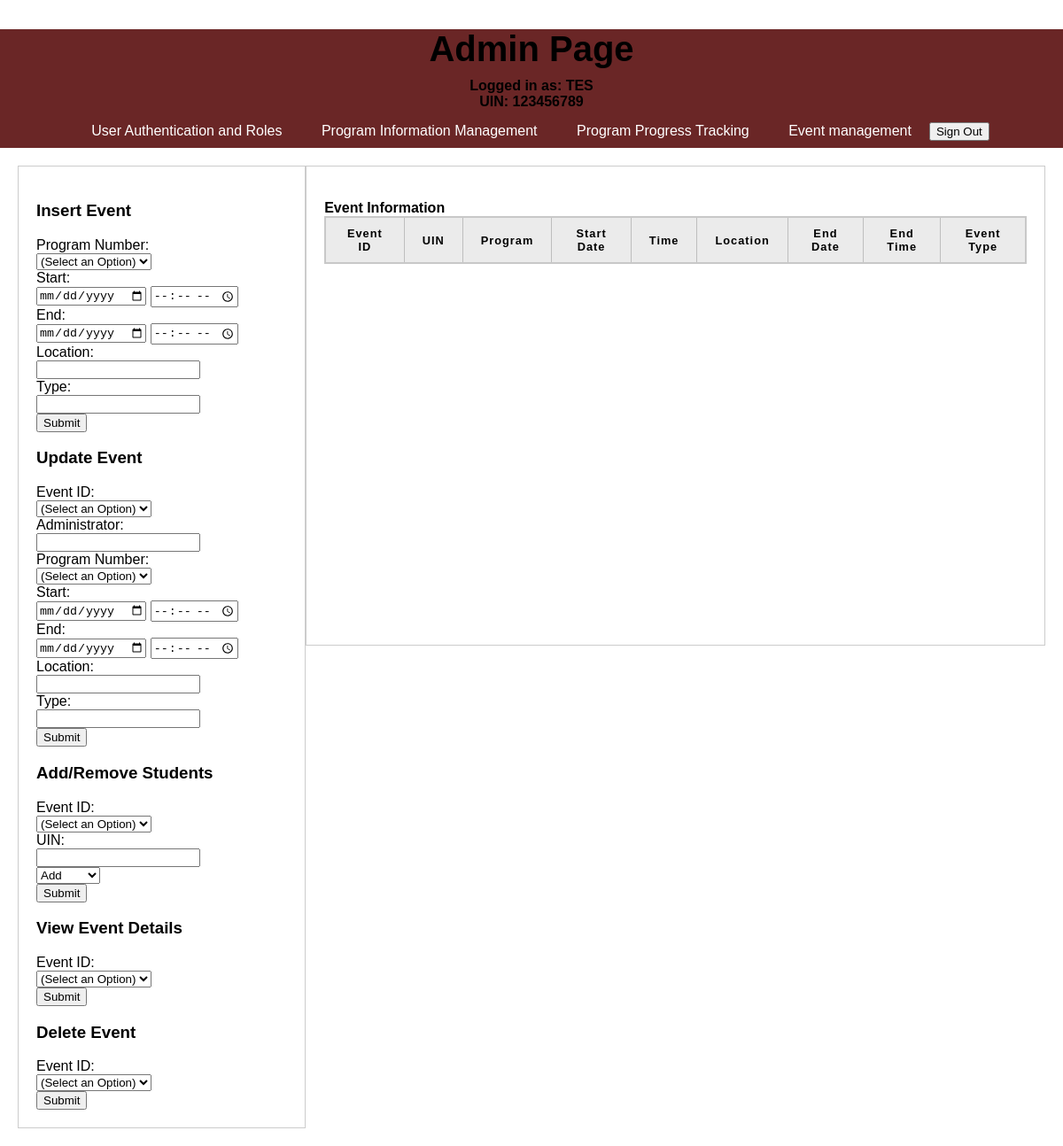
Before: /eventmanager.php (signed in) with the older database file.
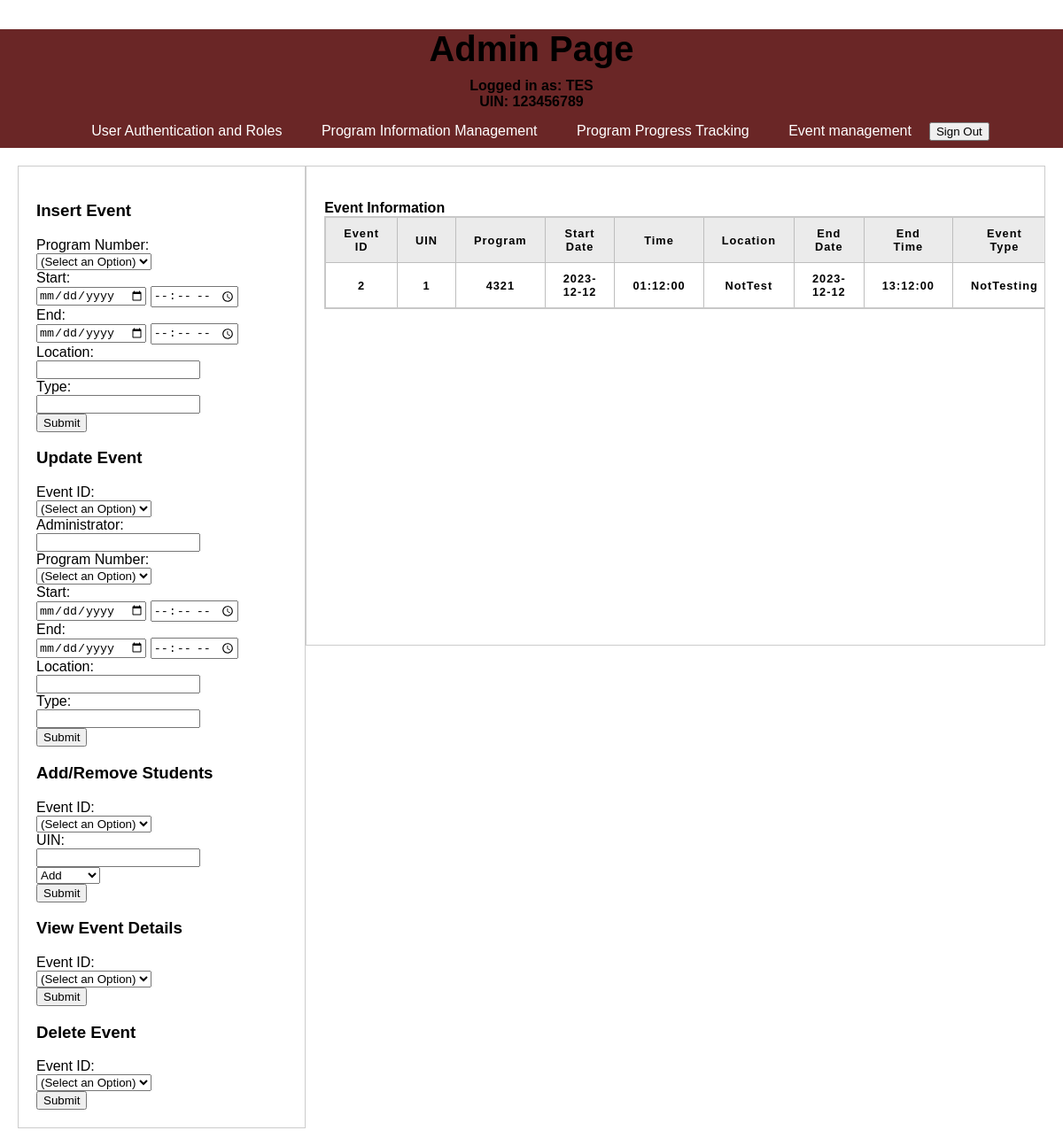
After: the same page with the newer database file.
### tables this page shows
CREATE TABLE `event` (
  `Event_ID` int(11) NOT NULL,
  `UIN` int(11) NOT NULL,
  `Program_Num` int(11) DEFAULT NULL,
  `Start_Date` date DEFAULT NULL,
  `Time` time DEFAULT NULL,
  `Location` varchar(128) DEFAULT NULL,
  `End_Date` date DEFAULT NULL,
  `EndTime` time DEFAULT NULL,
  `Event_Type` varchar(128) DEFAULT NULL
);

### eventmanager.php (the view, shortened to what this page needs)
<?php
  include_once 'header.php';
  include_once 'includes/dbh.inc.php';
?>
<!DOCTYPE html>
<html lang="en">
<head>
</head>
<body>
  <div class="container">
    <div class="column1">
      <h3>Insert Event</h3>
      <form action="includes/eventmanager.inc.php" method="post">
        <label>Program Number:</label><br>
        <?php programSelector($conn); ?><br>
        <label>Start:</label><br>
        <input type="date" id="StartDate" name="StartDate"></input>
        <input type="time" id="StartTime" name="StartTime"></input><br>
        <label>End:</label><br>
        <input type="date" id="EndDate" name="EndDate"></input>
        <input type="time" id="EndTime" name="EndTime"></input><br>
        <label>Location:</label><br>
        <input type="text" id="Location" name="Location"></input><br>
        <label>Type:</label><br>
        <input type="text" id="Type" name="Type"></input><br>
        <button type="insert_event" name="insert_event">Submit</button>
      </form>
      <h3>Update Event</h3>
      <form action="includes/eventmanager.inc.php" method="post">
        <label>Event ID:</label><br>
        <?php columnSelector($conn, "Event_ID", "EventID"); ?><br>
        <label>Administrator:</label><br>
        <input type="number" id="UIN" name="UIN"></input><br>
        <label>Program Number:</label><br>
        <?php programSelector($conn); ?><br>
        <label>Start:</label><br>
        <input type="date" id="StartDate" name="StartDate"></input>
        <input type="time" id="StartTime" name="StartTime"></input><br>
        <label>End:</label><br>
        <input type="date" id="EndDate" name="EndDate"></input>
        <input type="time" id="EndTime" name="EndTime"></input><br>
        <label>Location:</label><br>
        <input type="text" id="Location" name="Location"></input><br>
        <label>Type:</label><br>
        <input type="text" id="Type" name="Type"></input><br>
        <button type="update_event" name="update_event">Submit</button>
      </form>
      <h3>Add/Remove Students</h3>
      <form action="includes/eventmanager.inc.php" method="post">
        <label>Event ID:</label><br>
        <?php columnSelector($conn, "Event_ID", "EventID"); ?><br>
        <label>UIN:</label><br>
        <input type="number" id="UIN" name="UIN"></input><br>
        <select id="Add_Delete" name="Add_Delete">
          <option value="1">Add</option>
        </select><br>
        <button type="update_event_student" name="update_event_student">Submit</button>
      </form>
      <h3>View Event Details</h3>
      <form action="includes/eventmanager.inc.php" method="post">
        <label>Event ID:</label><br>
        <?php columnSelector($conn, "Event_ID", "EventID"); ?><br>
        <button type="select_event" name="select_event">Submit</button>
      </form>
      <h3>Delete Event</h3>
      <form action="includes/eventmanager.inc.php" method="post">
        <label>Event ID:</label><br>
        <?php columnSelector($conn, "Event_ID", "EventID"); ?><br>
        <button type="delete_event" name="delete_event">Submit</button>
      </form>
    </div>
    <div class="column2">
      <?php
        echo "<br><b>Event Information<br>";
        echo "<table>
          <tr>
            <th>Event ID</th>
            <th>UIN</th>
            <th>Program</th>
            <th>Start Date</th>
            <th>Time</th>
            <th>Location</th>
            <th>End Date</th>
            <th>End Time</th>
            <th>Event Type</th>
          </tr>
          ";
        $query = "SELECT * FROM event";
        if ($result = $conn->query($query)) {
          while ($row = $result->fetch_assoc()) {
              echo '<tr>
                <td>'.$row["Event_ID"].'</td>
                <td>'.$row["UIN"].'</td>
                <td>'.$row["Program_Num"].'</td>
                <td>'.$row["Start_Date"].'</td>
                <td>'.$row["Time"].'</td>
                <td>'.$row["Location"].'</td>
                <td>'.$row["End_Date"].'</td>
                <td>'.$row["EndTime"].'</td>
                <td>'.$row["Event_Type"].'</td>
              </tr>';
          }
          echo "</table>";
        }
      ?>
    </div>
  </div>
</body>
</html>
<?php
  function columnSelector($conn, $Col, $ID){
    echo '<select id="'.$ID.'" name="'.$ID.'">';
    echo '<option value="">(Select an Option)</option>';
    echo '</select>';
  }
  function programSelector($conn){
    echo '<select id="ProgNum" name="ProgNum">';
    echo '<option value="">(Select an Option)</option>';
    echo '</select>';
  }
?>

Changed rows visible on the page:
added event: Event_ID "2", UIN "1", Program_Num "4321", Start_Date "2023-12-12", Time "01:12:00", Location "NotTest", End_Date "2023-12-12", EndTime "13:12:00", Event_Type "NotTesting"
